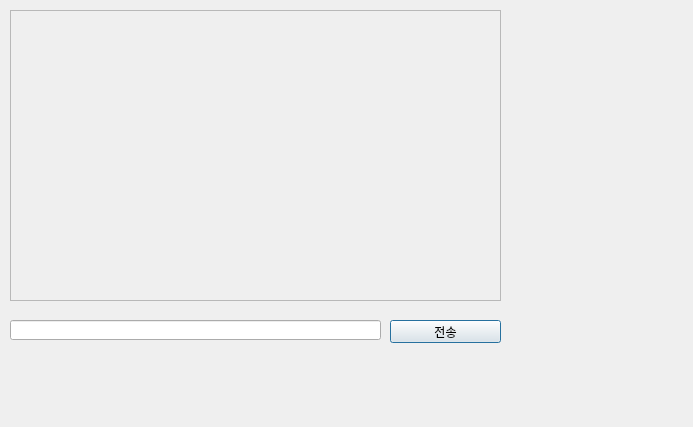
<?xml version="1.0" encoding="UTF-8"?>
<ui version="4.0">
 <class>Dialog</class>
 <widget class="QDialog" name="Dialog">
  <property name="geometry">
   <rect>
    <x>0</x>
    <y>0</y>
    <width>693</width>
    <height>427</height>
   </rect>
  </property>
  <property name="windowTitle">
   <string>Dialog</string>
  </property>
  <widget class="QPushButton" name="pb">
   <property name="geometry">
    <rect>
     <x>390</x>
     <y>320</y>
     <width>111</width>
     <height>23</height>
    </rect>
   </property>
   <property name="text">
    <string>전송</string>
   </property>
  </widget>
  <widget class="QTextEdit" name="te">
   <property name="enabled">
    <bool>false</bool>
   </property>
   <property name="geometry">
    <rect>
     <x>10</x>
     <y>10</y>
     <width>491</width>
     <height>291</height>
    </rect>
   </property>
  </widget>
  <widget class="QLineEdit" name="le">
   <property name="geometry">
    <rect>
     <x>10</x>
     <y>320</y>
     <width>371</width>
     <height>20</height>
    </rect>
   </property>
  </widget>
 </widget>
 <resources/>
 <connections/>
</ui>
